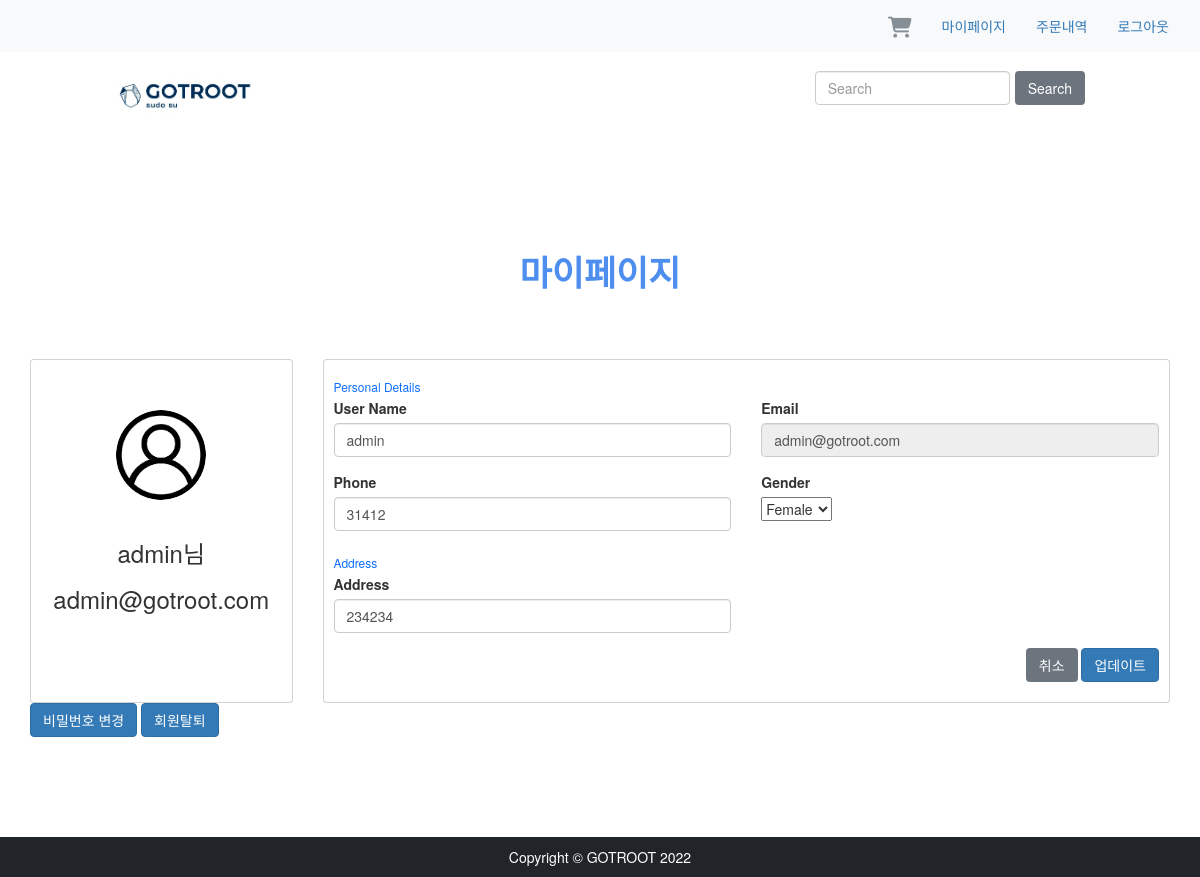
/user/4/ (signed in), run on the app's committed database.
### user/models.py (models this page shows, shortened)
class User(AbstractUser):
    email = models.EmailField(unique=True, null=False, max_length=255, verbose_name="이메일")
    username = models.CharField(unique=True, null=False, max_length=20, verbose_name="이름")
    phone_number = models.CharField(blank=True, max_length=255, verbose_name="핸드폰")
    address = models.CharField(blank=True, max_length=255, verbose_name="주소")
    gender = models.CharField(blank=True, choices=GENDER_CHOICES, max_length=255)
    is_active = models.BooleanField(default=True)
    is_staff = models.BooleanField(default=False)
    is_superuser = models.BooleanField(default=False)
    objects = UserManager()
    USERNAME_FIELD = 'email' #email로 구분
    REQUIRED_FIELDS = ['username']

### user/views.py (the view)
# urls.py: path('<int:pk>/', views.profile, name='profile'),
@login_required
def profile(request, pk):
    if request.method == 'POST':
        form = CustomUserChangeForm(request.POST, instance=request.user)
        if form.is_valid():
            form.save()
            messages.success(request, '업데이트 성공')
            return HttpResponseRedirect(reverse('user:profile', args=[request.user.pk]))
    else:
        form = CustomUserChangeForm(instance=request.user)
    return render(request, 'user/profile.html', {'form':form})

### user/forms.py
class CustomUserChangeForm(UserChangeForm):
    password = None
    class Meta:
        model = User
        fields = ['username', 'gender', 'phone_number', 'address']

### gotroot_site/context_processors.py (called while the page is built)
def category_list(request):
    categories = Category.objects.all()
    return {
        "categories": categories
    }

### user/templates/user/profile.html (shortened to what this page needs)
{% extends "user/base.html" %}
{% load static %}
{% block content %}
    <div class="" style="padding: 3em;">
         <p class="menu-title">마이페이지</p>
    </div>
<div class="container">
<div class="row gutters">
<div class="col-xl-3 col-lg-3 col-md-12 col-sm-12 col-12">
<div class="card h-100">
	<div class="card-body">
		<div class="account-settings">
			<div class="user-profile">
                <div class="user-avatar">
					<img src="{% static "/images/user.png" %}" alt="User Image">
				</div>
				<h3 class="user-name">{{ user.username }}님</h3>
				<h3 class="user-email">{{ user.email }}</h3>
			</div>
		</div>
	</div>
</div>
</div>
<div class="col-xl-9 col-lg-9 col-md-12 col-sm-12 col-12">
<div class="card h-100">
	<div class="card-body">
        <form action="{% url 'user:profile' user.pk %}" method="post">
		<div class="row gutters">
			<div class="col-xl-12 col-lg-12 col-md-12 col-sm-12 col-12">
				<h6 class="mb-2 text-primary">Personal Details</h6>
			</div>
			<div class="col-xl-6 col-lg-6 col-md-6 col-sm-6 col-12">
				<div class="form-group">
					<label for="fullName">User Name</label>
					<input type="text" name="username" class="form-control" id="fullName" value="{{ form.username.value }}" placeholder="Enter Username">
				</div>
			</div>
			<div class="col-xl-6 col-lg-6 col-md-6 col-sm-6 col-12">
				<div class="form-group">
					<label for="eMail">Email</label>
                    <input type="email" class="form-control" id="eMail" value="{{ user.email }}" disabled>
				</div>
			</div>
			<div class="col-xl-6 col-lg-6 col-md-6 col-sm-6 col-12">
				<div class="form-group">
					<label for="phone">Phone</label>
					<input type="text" name="phone_number" class="form-control" id="phone" value="{{ form.phone_number.value }}" placeholder="Enter phone number">
				</div>
			</div>
			<div class="col-xl-6 col-lg-6 col-md-6 col-sm-6 col-12">
				<div class="form-group">
					<label for="ciTy">Gender</label><br>
					{{ form.gender }}
				</div>
			</div>
		</div>
		<div class="row gutters">
			<div class="col-xl-12 col-lg-12 col-md-12 col-sm-12 col-12">
				<h6 class="mt-3 mb-2 text-primary">Address</h6>
			</div>
			<div class="col-xl-6 col-lg-6 col-md-6 col-sm-6 col-12">
				<div class="form-group">
					<label for="Street">Address</label>
					<input type="name" name="address" class="form-control" id="Street" value="{{ form.address.value }}" placeholder="Enter Address">
				</div>
			</div>
		</div>
		<div class="row gutters">
			<div class="col-xl-12 col-lg-12 col-md-12 col-sm-12 col-12">
				<div class="float-end">
					<button type="button" class="btn btn-secondary" onclick='location.href="{% url 'shop:index' %}"'>취소</button>
                    <input type="submit" class="btn btn-primary" value="업데이트">
				</div>
			</div>
		</div>
        </form>
	</div>
</div>
</div>
</div>
<button class="btn btn-primary" onclick='location.href="{% url 'user:change_pw' user.pk %}"'>비밀번호 변경</button>
<button class="btn btn-primary" onclick='location.href="{% url 'user:delete' user.pk %}"'>회원탈퇴</button>
</div>
{% endblock content %}

### static/css/cart/custom.css (style rules this page uses)
.menu-title { font-size: 2.5em; text-align: center; color: #4D8EEF; padding: 0.3em; font-weight: bold; }

### data on the page
User: username "admin", email "admin@gotroot.com", phone_number "31412", gender "Female", address "234234"
